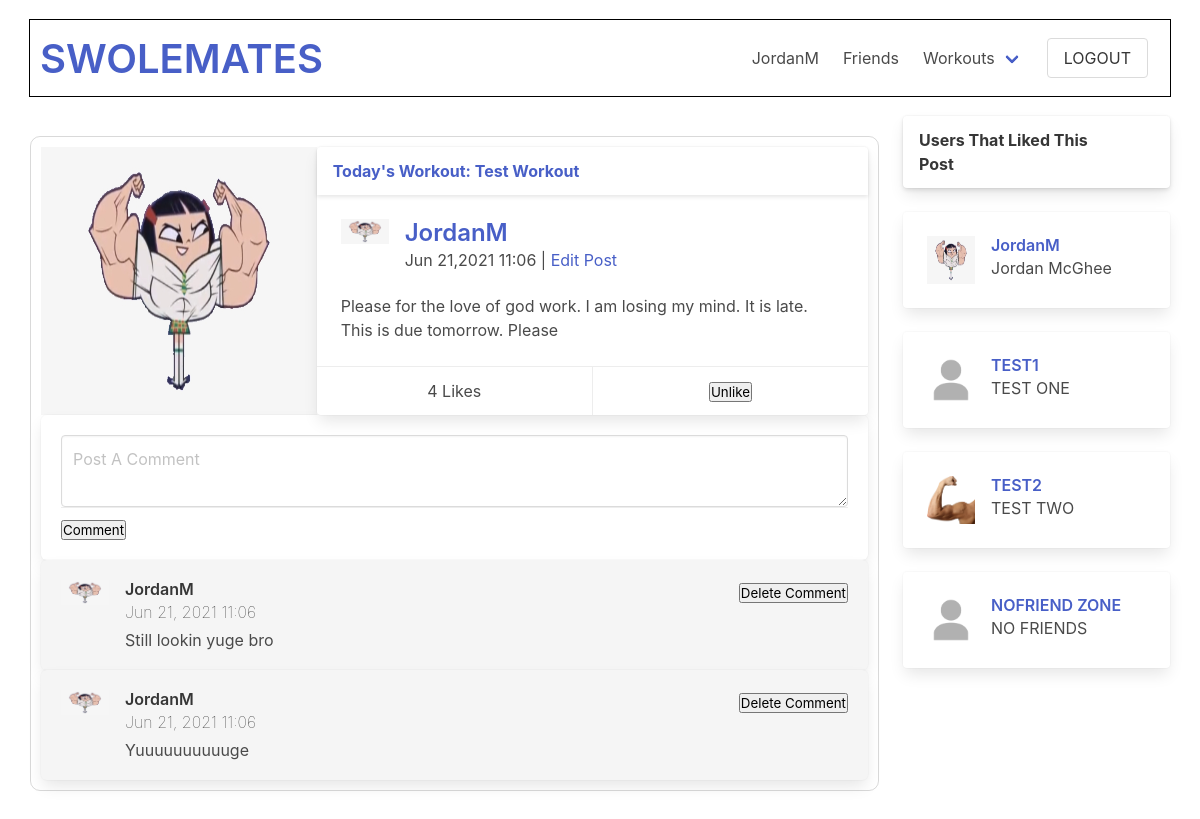
The page /swolemates/post/31 (signed in) on the database as committed earlier.
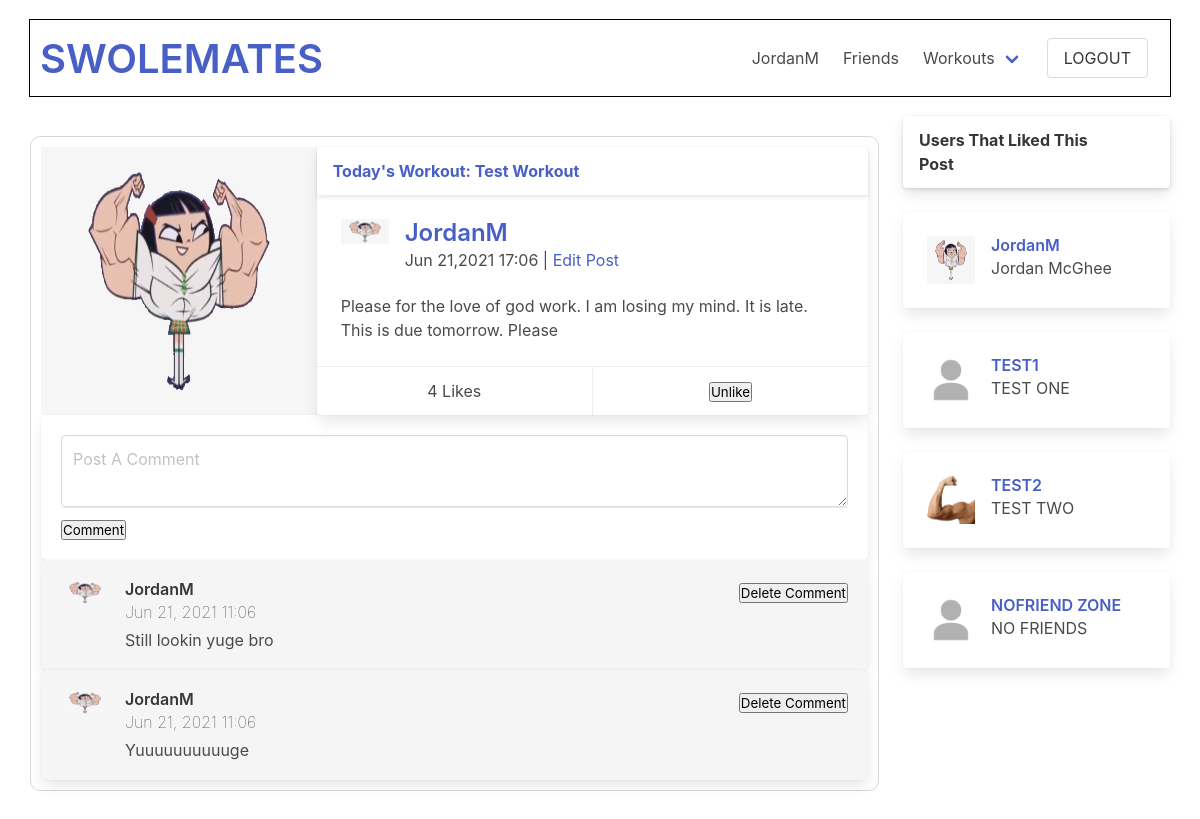
The same page on the database as committed later.
### swolemates_app/models.py (models this page shows, shortened)
class Post(models.Model):
    content = models.TextField()
    image = models.ImageField(null=True, blank=True, upload_to = "images/")
    posted_by = models.ForeignKey(User, related_name="posts", on_delete=models.CASCADE)
    liked_by = models.ManyToManyField(User, related_name="liked_posts", blank=True)
    workout = models.ForeignKey(Workout, null=True, blank=True, related_name="posts", on_delete=models.SET_NULL)
    objects = PostCommentManager()
    created_at = models.DateTimeField(auto_now_add=True)
    updated_at = models.DateTimeField(auto_now=True)

class Workout(models.Model):
    name = models.CharField(max_length=50)
    created_by = models.ForeignKey(User, related_name="workouts", on_delete=models.CASCADE)
    liked_by = models.ManyToManyField(User, related_name="liked_workouts", blank=True)
    objects = WorkoutManager()
    created_at = models.DateTimeField(auto_now_add=True)
    updated_at = models.DateTimeField(auto_now=True)

class User(models.Model):
    first_name = models.CharField(max_length = 50)
    last_name = models.CharField(max_length = 50)
    username = models.CharField(max_length=45, unique=True)
    email = models.EmailField(unique=True)
    password = models.CharField(max_length = 60)
    profile_photo = models.ImageField(default='default.png', upload_to = "images/")
    bio = models.TextField(blank=True, null=True)
    fav_exercises = models.TextField(blank=True, null=True)
    objects = UserManager()
    friends = models.ManyToManyField('self', blank=True)
    created_at = models.DateTimeField(auto_now_add=True)
    updated_at = models.DateTimeField(auto_now=True)
    def __str__(self):
        return self.username

### swolemates_app/views.py (the view)
# urls.py: path('swolemates/post/<int:post_id>', views.view_post),
def view_post(request,post_id):
    post = Post.objects.get(id=post_id)
    context = {
        "user": User.objects.get(id=request.session["user_id"]),
        "profile": post.posted_by,
        "post": post,
    }
    return render(request, "post_view.html", context)

### swolemates_app/templates/post_view.html (shortened to what the changed rows need)
<!DOCTYPE html>
<html lang="en">
<head>
    <link rel="stylesheet" href="https://cdn.jsdelivr.net/npm/bulma@0.9.3/css/bulma.min.css">
    {% load static %}
    <link rel="stylesheet" href="{% static 'css/home_page.css' %}">
</head>
<body>
    <div id="wrapper">
    <div class="tile is-ancestor is-align-items-flex-start">
        <div class="tile is-parent is-vertical is-9">
            <div class="tile is-child is-vertical">
                <div class="post">
                    <div class="tile is-12">
                            {% if post.image %}
                                <div class="tile is-4">
                                    <img src="/media/{{post.image}}" alt="{{post.posted_by}} image">
                                </div>
                            {% endif %}
                            <div class="tile" id="test">
                                <div class="card">
                                    {% if post.workout %}
                                    <header class="card-header">
                                        <p class="card-header-title">
                                            <a href="/swolemates/workout/{{post.workout.id}}">Today's Workout: {{post.workout.name}}</a>
                                        </p>
                                    </header>
                                    {% endif %}
                                    <div class="card-content">
                                        <div class="media">
                                            <div class="media-left">
                                                <figure class="image is-48x48">
                                                <img src="/media/{{post.posted_by.profile_photo}}" alt="profile photo">
                                                </figure>
                                            </div>
                                            <div class="media-content">
                                                <p class="title is-4"><a href="/swolemates/user/{{post.posted_by.username}}">{{post.posted_by}}</a></p>
                                                <p class="subtitle is-6">{{post.updated_at|date:"M d,Y H:m "}} {% if post.posted_by == user %}|  <a href="/swolemates/post/{{post.id}}/edit">Edit Post</a> {% endif %}</p>
                                            </div>
                                        </div>
                                        <div class="content">
                                            <p>{{post.content}}</p>
                                        </div>
                                    </div>
                                    <footer class="card-footer">
                                        <p class="card-footer-item">{{post.liked_by.all|length}} Likes</p>
                                        {% if user in post.liked_by.all %}
                                            <div class="card-footer-item">
                                                <form action="/swolemates/post/{{post.id}}/remove_like" method="POST" >
                                                </form>
                                            </div>
                                        {% endif %}
                                    </footer>
                                </div>
                            </div>
                    </div>
                </div>
            </div>
        </div>
        </div>
    </div>
</body>
</html>

Rows that differ between the two databases and show on the page:
changed Post "JordanM": updated_at "Jun 21,2021 11:06" → "Jun 21,2021 17:06"
